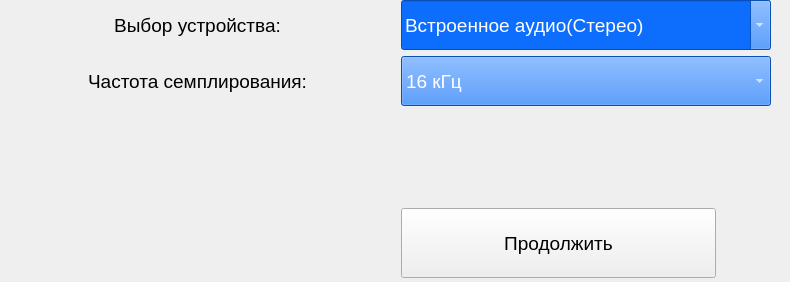
      <widget class="QWidget" name="page_4">
       <property name="geometry">
        <rect>
         <x>0</x>
         <y>0</y>
         <width>790</width>
         <height>282</height>
        </rect>
       </property>
       <attribute name="label">
        <string>Выход</string>
       </attribute>
       <widget class="QWidget" name="formLayoutWidget_2">
        <property name="geometry">
         <rect>
          <x>0</x>
          <y>0</y>
          <width>774</width>
          <height>293</height>
         </rect>
        </property>
        <layout class="QFormLayout" name="formLayout_4">
         <item row="0" column="0">
          <widget class="QLabel" name="label_20">
           <property name="minimumSize">
            <size>
             <width>395</width>
             <height>50</height>
            </size>
           </property>
           <property name="maximumSize">
            <size>
             <width>395</width>
             <height>30</height>
            </size>
           </property>
           <property name="sizeIncrement">
            <size>
             <width>0</width>
             <height>0</height>
            </size>
           </property>
           <property name="font">
            <font>
             <family>Arial</family>
             <pointsize>14</pointsize>
            </font>
           </property>
           <property name="contextMenuPolicy">
            <enum>Qt::DefaultContextMenu</enum>
           </property>
           <property name="layoutDirection">
            <enum>Qt::LeftToRight</enum>
           </property>
           <property name="text">
            <string>Выбор устройства:</string>
           </property>
           <property name="alignment">
            <set>Qt::AlignCenter</set>
           </property>
          </widget>
         </item>
         <item row="0" column="1">
          <widget class="QComboBox" name="comboBox_output_device">
           <property name="minimumSize">
            <size>
             <width>370</width>
             <height>50</height>
            </size>
           </property>
           <property name="maximumSize">
            <size>
             <width>315</width>
             <height>50</height>
            </size>
           </property>
           <property name="palette">
            <palette>
             <active>
              <colorrole role="WindowText">
               <brush brushstyle="SolidPattern">
                <color alpha="255">
                 <red>255</red>
                 <green>255</green>
                 <blue>255</blue>
                </color>
               </brush>
              </colorrole>
              <colorrole role="Button">
               <brush brushstyle="SolidPattern">
                <color alpha="255">
                 <red>13</red>
                 <green>110</green>
                 <blue>253</blue>
                </color>
               </brush>
              </colorrole>
              <colorrole role="Text">
               <brush brushstyle="SolidPattern">
                <color alpha="255">
                 <red>255</red>
                 <green>255</green>
                 <blue>255</blue>
                </color>
               </brush>
              </colorrole>
              <colorrole role="ButtonText">
               <brush brushstyle="SolidPattern">
                <color alpha="255">
                 <red>255</red>
                 <green>255</green>
                 <blue>255</blue>
                </color>
               </brush>
              </colorrole>
              <colorrole role="Base">
               <brush brushstyle="SolidPattern">
                <color alpha="255">
                 <red>13</red>
                 <green>110</green>
                 <blue>253</blue>
                </color>
               </brush>
              </colorrole>
              <colorrole role="Window">
               <brush brushstyle="SolidPattern">
                <color alpha="255">
                 <red>13</red>
                 <green>110</green>
                 <blue>253</blue>
                </color>
               </brush>
              </colorrole>
              <colorrole role="Highlight">
               <brush brushstyle="SolidPattern">
                <color alpha="255">
                 <red>144</red>
                 <green>238</green>
                 <blue>144</blue>
                </color>
               </brush>
              </colorrole>
             </active>
             <inactive>
              <colorrole role="WindowText">
               <brush brushstyle="SolidPattern">
                <color alpha="255">
                 <red>255</red>
                 <green>255</green>
                 <blue>255</blue>
                </color>
               </brush>
              </colorrole>
              <colorrole role="Button">
               <brush brushstyle="SolidPattern">
                <color alpha="255">
                 <red>13</red>
                 <green>110</green>
                 <blue>253</blue>
                </color>
               </brush>
              </colorrole>
              <colorrole role="Text">
               <brush brushstyle="SolidPattern">
                <color alpha="255">
                 <red>255</red>
                 <green>255</green>
                 <blue>255</blue>
                </color>
               </brush>
              </colorrole>
              <colorrole role="ButtonText">
               <brush brushstyle="SolidPattern">
                <color alpha="255">
                 <red>255</red>
                 <green>255</green>
                 <blue>255</blue>
                </color>
               </brush>
              </colorrole>
              <colorrole role="Base">
               <brush brushstyle="SolidPattern">
                <color alpha="255">
                 <red>13</red>
                 <green>110</green>
                 <blue>253</blue>
                </color>
               </brush>
              </colorrole>
              <colorrole role="Window">
               <brush brushstyle="SolidPattern">
                <color alpha="255">
                 <red>13</red>
                 <green>110</green>
                 <blue>253</blue>
                </color>
               </brush>
              </colorrole>
              <colorrole role="Highlight">
               <brush brushstyle="SolidPattern">
                <color alpha="255">
                 <red>144</red>
                 <green>238</green>
                 <blue>144</blue>
                </color>
               </brush>
              </colorrole>
             </inactive>
             <disabled>
              <colorrole role="WindowText">
               <brush brushstyle="SolidPattern">
                <color alpha="255">
                 <red>255</red>
                 <green>255</green>
                 <blue>255</blue>
                </color>
               </brush>
              </colorrole>
              <colorrole role="Button">
               <brush brushstyle="SolidPattern">
                <color alpha="255">
                 <red>13</red>
                 <green>110</green>
                 <blue>253</blue>
                </color>
               </brush>
              </colorrole>
              <colorrole role="Text">
               <brush brushstyle="SolidPattern">
                <color alpha="255">
                 <red>255</red>
                 <green>255</green>
                 <blue>255</blue>
                </color>
               </brush>
              </colorrole>
              <colorrole role="ButtonText">
               <brush brushstyle="SolidPattern">
                <color alpha="255">
                 <red>255</red>
                 <green>255</green>
                 <blue>255</blue>
                </color>
               </brush>
              </colorrole>
              <colorrole role="Base">
               <brush brushstyle="SolidPattern">
                <color alpha="255">
                 <red>13</red>
                 <green>110</green>
                 <blue>253</blue>
                </color>
               </brush>
              </colorrole>
              <colorrole role="Window">
               <brush brushstyle="SolidPattern">
                <color alpha="255">
                 <red>13</red>
                 <green>110</green>
                 <blue>253</blue>
                </color>
               </brush>
              </colorrole>
              <colorrole role="Highlight">
               <brush brushstyle="SolidPattern">
                <color alpha="255">
                 <red>144</red>
                 <green>238</green>
                 <blue>144</blue>
                </color>
               </brush>
              </colorrole>
             </disabled>
            </palette>
           </property>
           <property name="font">
            <font>
             <family>Arial</family>
             <pointsize>14</pointsize>
             <weight>50</weight>
             <italic>false</italic>
             <bold>false</bold>
            </font>
           </property>
           <property name="editable">
            <bool>true</bool>
           </property>
           <item>
            <property name="text">
             <string>Встроенное аудио(Стерео)</string>
            </property>
           </item>
          </widget>
         </item>
         <item row="1" column="0">
          <widget class="QLabel" name="label_21">
           <property name="enabled">
            <bool>true</bool>
           </property>
           <property name="minimumSize">
            <size>
             <width>395</width>
             <height>50</height>
            </size>
           </property>
           <property name="maximumSize">
            <size>
             <width>395</width>
             <height>30</height>
            </size>
           </property>
           <property name="sizeIncrement">
            <size>
             <width>0</width>
             <height>0</height>
            </size>
           </property>
           <property name="font">
            <font>
             <family>Arial</family>
             <pointsize>14</pointsize>
            </font>
           </property>
           <property name="contextMenuPolicy">
            <enum>Qt::DefaultContextMenu</enum>
           </property>
           <property name="layoutDirection">
            <enum>Qt::LeftToRight</enum>
           </property>
           <property name="text">
            <string>Частота семплирования:</string>
           </property>
           <property name="alignment">
            <set>Qt::AlignCenter</set>
           </property>
          </widget>
         </item>
         <item row="1" column="1">
          <widget class="QComboBox" name="comboBox_output_samp_freq">
           <property name="minimumSize">
            <size>
             <width>370</width>
             <height>50</height>
            </size>
           </property>
           <property name="maximumSize">
            <size>
             <width>315</width>
             <height>50</height>
            </size>
           </property>
           <property name="palette">
            <palette>
             <active>
              <colorrole role="WindowText">
               <brush brushstyle="SolidPattern">
                <color alpha="255">
                 <red>255</red>
                 <green>255</green>
                 <blue>255</blue>
                </color>
               </brush>
              </colorrole>
              <colorrole role="Button">
               <brush brushstyle="SolidPattern">
                <color alpha="255">
                 <red>13</red>
                 <green>110</green>
                 <blue>253</blue>
                </color>
               </brush>
              </colorrole>
              <colorrole role="Text">
               <brush brushstyle="SolidPattern">
                <color alpha="255">
                 <red>255</red>
                 <green>255</green>
                 <blue>255</blue>
                </color>
               </brush>
              </colorrole>
              <colorrole role="ButtonText">
               <brush brushstyle="SolidPattern">
                <color alpha="255">
                 <red>255</red>
                 <green>255</green>
                 <blue>255</blue>
                </color>
               </brush>
              </colorrole>
              <colorrole role="Base">
               <brush brushstyle="SolidPattern">
                <color alpha="255">
                 <red>13</red>
                 <green>110</green>
                 <blue>253</blue>
                </color>
               </brush>
              </colorrole>
              <colorrole role="Window">
               <brush brushstyle="SolidPattern">
                <color alpha="255">
                 <red>13</red>
                 <green>110</green>
                 <blue>253</blue>
                </color>
               </brush>
              </colorrole>
              <colorrole role="Highlight">
               <brush brushstyle="SolidPattern">
                <color alpha="255">
                 <red>144</red>
                 <green>238</green>
                 <blue>144</blue>
                </color>
               </brush>
              </colorrole>
             </active>
             <inactive>
              <colorrole role="WindowText">
               <brush brushstyle="SolidPattern">
                <color alpha="255">
                 <red>255</red>
                 <green>255</green>
                 <blue>255</blue>
                </color>
               </brush>
              </colorrole>
              <colorrole role="Button">
               <brush brushstyle="SolidPattern">
                <color alpha="255">
                 <red>13</red>
                 <green>110</green>
                 <blue>253</blue>
                </color>
               </brush>
              </colorrole>
              <colorrole role="Text">
               <brush brushstyle="SolidPattern">
                <color alpha="255">
                 <red>255</red>
                 <green>255</green>
                 <blue>255</blue>
                </color>
               </brush>
              </colorrole>
              <colorrole role="ButtonText">
               <brush brushstyle="SolidPattern">
                <color alpha="255">
                 <red>255</red>
                 <green>255</green>
                 <blue>255</blue>
                </color>
               </brush>
              </colorrole>
              <colorrole role="Base">
               <brush brushstyle="SolidPattern">
                <color alpha="255">
                 <red>13</red>
                 <green>110</green>
                 <blue>253</blue>
                </color>
               </brush>
              </colorrole>
              <colorrole role="Window">
               <brush brushstyle="SolidPattern">
                <color alpha="255">
                 <red>13</red>
                 <green>110</green>
                 <blue>253</blue>
                </color>
               </brush>
              </colorrole>
              <colorrole role="Highlight">
               <brush brushstyle="SolidPattern">
                <color alpha="255">
                 <red>144</red>
                 <green>238</green>
                 <blue>144</blue>
                </color>
               </brush>
              </colorrole>
             </inactive>
             <disabled>
              <colorrole role="WindowText">
               <brush brushstyle="SolidPattern">
                <color alpha="255">
                 <red>255</red>
                 <green>255</green>
                 <blue>255</blue>
                </color>
               </brush>
              </colorrole>
              <colorrole role="Button">
               <brush brushstyle="SolidPattern">
                <color alpha="255">
                 <red>13</red>
                 <green>110</green>
                 <blue>253</blue>
                </color>
               </brush>
              </colorrole>
              <colorrole role="Text">
               <brush brushstyle="SolidPattern">
                <color alpha="255">
                 <red>255</red>
                 <green>255</green>
                 <blue>255</blue>
                </color>
               </brush>
              </colorrole>
              <colorrole role="ButtonText">
               <brush brushstyle="SolidPattern">
                <color alpha="255">
                 <red>255</red>
                 <green>255</green>
                 <blue>255</blue>
                </color>
               </brush>
              </colorrole>
              <colorrole role="Base">
               <brush brushstyle="SolidPattern">
                <color alpha="255">
                 <red>13</red>
                 <green>110</green>
                 <blue>253</blue>
                </color>
               </brush>
              </colorrole>
              <colorrole role="Window">
               <brush brushstyle="SolidPattern">
                <color alpha="255">
                 <red>13</red>
                 <green>110</green>
                 <blue>253</blue>
                </color>
               </brush>
              </colorrole>
              <colorrole role="Highlight">
               <brush brushstyle="SolidPattern">
                <color alpha="255">
                 <red>144</red>
                 <green>238</green>
                 <blue>144</blue>
                </color>
               </brush>
              </colorrole>
             </disabled>
            </palette>
           </property>
           <property name="font">
            <font>
             <family>Arial</family>
             <pointsize>14</pointsize>
             <weight>50</weight>
             <italic>false</italic>
             <bold>false</bold>
            </font>
           </property>
           <property name="currentText">
            <string>16 кГц</string>
           </property>
           <property name="currentIndex">
            <number>0</number>
           </property>
           <item>
            <property name="text">
             <string>16 кГц</string>
            </property>
           </item>
           <item>
            <property name="text">
             <string>22.05 кГц</string>
            </property>
           </item>
           <item>
            <property name="text">
             <string>24 кГц</string>
            </property>
           </item>
           <item>
            <property name="text">
             <string>32 кГц</string>
            </property>
           </item>
           <item>
            <property name="text">
             <string>44.1 кГц</string>
            </property>
           </item>
           <item>
            <property name="text">
             <string>48 кГц</string>
            </property>
           </item>
          </widget>
         </item>
         <item row="3" column="1">
          <widget class="QPushButton" name="pushButton_conti_client">
           <property name="enabled">
            <bool>true</bool>
           </property>
           <property name="minimumSize">
            <size>
             <width>300</width>
             <height>70</height>
            </size>
           </property>
           <property name="maximumSize">
            <size>
             <width>315</width>
             <height>70</height>
            </size>
           </property>
           <property name="font">
            <font>
             <family>Arial</family>
             <pointsize>14</pointsize>
            </font>
           </property>
           <property name="text">
            <string>Продолжить</string>
           </property>
           <property name="default">
            <bool>false</bool>
           </property>
          </widget>
         </item>
         <item row="2" column="1">
          <widget class="QFrame" name="frame">
           <property name="minimumSize">
            <size>
             <width>0</width>
             <height>90</height>
            </size>
           </property>
           <property name="frameShape">
            <enum>QFrame::NoFrame</enum>
           </property>
           <property name="frameShadow">
            <enum>QFrame::Raised</enum>
           </property>
          </widget>
         </item>
        </layout>
       </widget>
      </widget>
